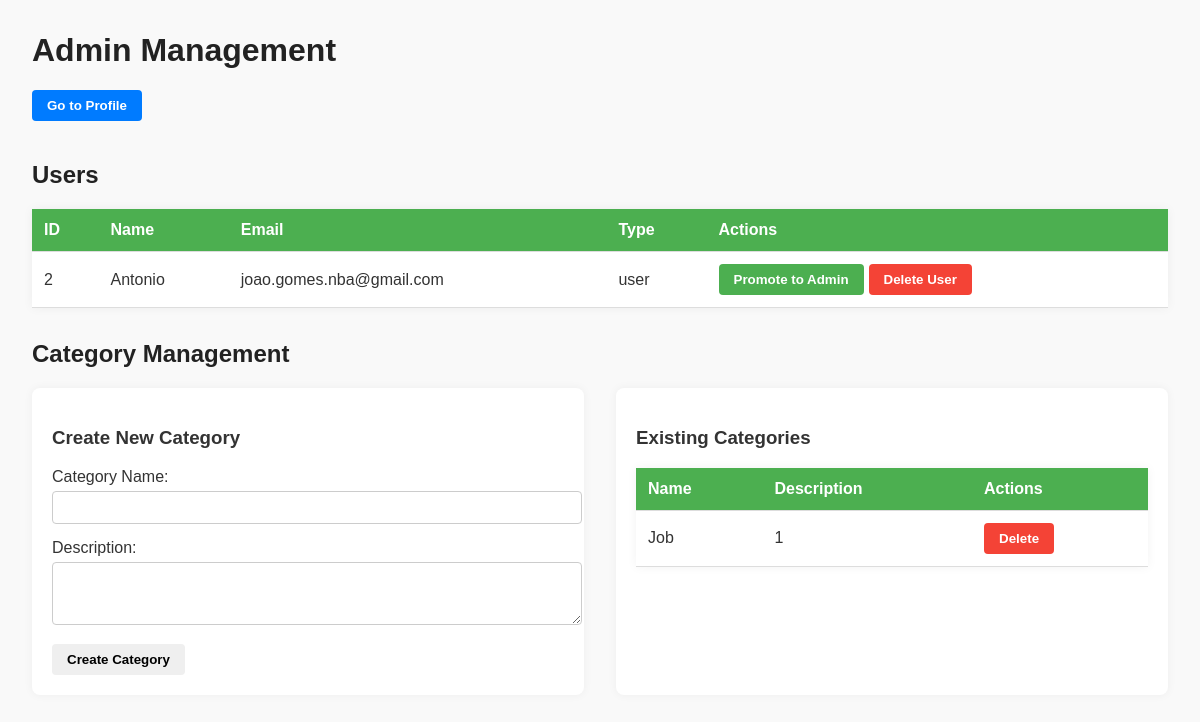
/Pages/admin_manage.php (signed in), run on the app's committed database.
### tables this page shows
CREATE TABLE "User" (
    id INTEGER PRIMARY KEY AUTOINCREMENT NOT NULL,
    name TEXT NOT NULL,
    email TEXT NOT NULL UNIQUE,
    password TEXT NOT NULL,
    created_at TEXT,
    level INTEGER NOT NULL DEFAULT 0,
    birth_date TEXT NOT NULL,
    profile_picture_id INTEGER,
    phone TEXT NOT NULL,
    nr_bank_account TEXT NOT NULL,
    address TEXT NOT NULL,
    rate INTEGER DEFAULT 0, 
    description TEXT DEFAULT '',
    user_type TEXT NOT NULL DEFAULT 'user',
    FOREIGN KEY (profile_picture_id) REFERENCES Images(id)
        ON DELETE SET NULL
    );

CREATE TABLE "Category" (
    id INTEGER PRIMARY KEY AUTOINCREMENT NOT NULL,
    name TEXT NOT NULL,
    description TEXT NOT NULL
);

### Pages/admin_manage.php (the view, shortened to what this page needs)
<?php
$session = new Session();
$db = getDatabaseConnection();
$currentUser = User::getUser($db, $session->getId());
$stmt = $db->prepare('SELECT id, name, email, user_type FROM User WHERE id != ? ORDER BY name');
$stmt->execute([$currentUser->id]);
$users = $stmt->fetchAll(PDO::FETCH_ASSOC);
$stmt = $db->query('SELECT id, name, description FROM Category ORDER BY name');
$categories = $stmt->fetchAll(PDO::FETCH_ASSOC);
?>
<!DOCTYPE html>
<html lang="en">
<head>
  <link rel="stylesheet" href="../css/admin_manage.css">
</head>
<body>
<h1>Admin Management</h1>
<button onclick="window.location.href='profile.php'" class="go-profile-btn">Go to Profile</button>
<h2>Users</h2>
<table>
  <thead>
    <tr><th>ID</th><th>Name</th><th>Email</th><th>Type</th><th>Actions</th></tr>
  </thead>
  <tbody>
    <?php foreach ($users as $user): ?>
      <tr>
        <td><?= $user['id'] ?></td>
        <td><?= htmlspecialchars($user['name']) ?></td>
        <td><?= htmlspecialchars($user['email']) ?></td>
        <td><?= htmlspecialchars($user['user_type']) ?></td>
        <td>
          <div class="admin-user-buttons">
            <?php if ($user['user_type'] !== 'admin'): ?>
              <form method="POST" action="../Actions/Action_Admin_Manage.php">
                <button type="submit" class="btn promote-btn">Promote to Admin</button>
              </form>
              <form method="POST" action="../Actions/Action_Admin_Manage.php" onsubmit="return confirm('Delete this user?');">
                <button type="submit" class="btn delete-btn">Delete User</button>
                <?php endif; ?>
          </form>
        </div>
        </td>
      </tr>
    <?php endforeach; ?>
  </tbody>
</table>
<h2>Category Management</h2>
<div class="form-section">
  <div class="form-box">
    <h3>Create New Category</h3>
    <form method="POST" action="../Actions/Action_Admin_Manage.php">
      <label>Category Name:
        <input type="text" name="new_category_name" required />
      </label>
      <label>Description:
        <textarea name="new_category_description" rows="3" required></textarea>
      </label>
      <button type="submit">Create Category</button>
    </form>
  </div>
  <div class="category-box">
    <h3>Existing Categories</h3>
    <table>
      <thead>
        <tr><th>Name</th><th>Description</th><th>Actions</th></tr>
      </thead>
      <tbody>
        <?php foreach ($categories as $cat): ?>
          <tr>
            <td><?= htmlspecialchars($cat['name']) ?></td>
            <td><?= htmlspecialchars($cat['description']) ?></td>
            <td class="category-actions">
              <form method="POST" action="../Actions/Action_Admin_Manage.php" style="display:inline;" onsubmit="return confirm('Delete this category?');">
                <button type="submit" class="btn delete-btn">Delete</button>
              </form>
            </td>
          </tr>
        <?php endforeach; ?>
      </tbody>
    </table>
  </div>
</div>
</body>
</html>

### css/admin_manage.css (style rules this page uses)
body { font-family: Arial, sans-serif; margin: 2rem; background: #f9f9f9; color: #333; }
h1, h2 { color: #222; }
button { padding: 8px 15px; border: none; border-radius: 4px; font-weight: bold; cursor: pointer; transition: background-color 0.3s ease; }
.btn { color: white; }
.promote-btn { background-color: #4CAF50; }
.delete-btn { background-color: #f44336; }
.go-profile-btn { background-color: #007BFF; color: white; margin-bottom: 20px; }
table { border-collapse: collapse; width: 100%; background: white; margin-bottom: 2rem; box-shadow: 0 0 10px rgba(0, 0, 0, 0.05); }
th, td { padding: 12px; border-bottom: 1px solid #ddd; text-align: left; }
th { background-color: #4CAF50; color: white; }
.form-section { display: flex; flex-wrap: wrap; gap: 2rem; }
.form-box, .category-box { background-color: white; padding: 20px; border-radius: 8px; box-shadow: 0 0 10px rgba(0,0,0,0.05); flex: 1 1 400px; }
input[type="text"], textarea { width: 100%; padding: 8px; margin-top: 5px; margin-bottom: 15px; border: 1px solid #ccc; border-radius: 4px; }
.category-actions form { display: inline; }
.admin-user-buttons { display: flex; gap: 5px }

### data on the page
user: id "2", name "Antonio", email "joao.gomes.nba@gmail.com", user_type "user"
category: name "Job", description "1"
